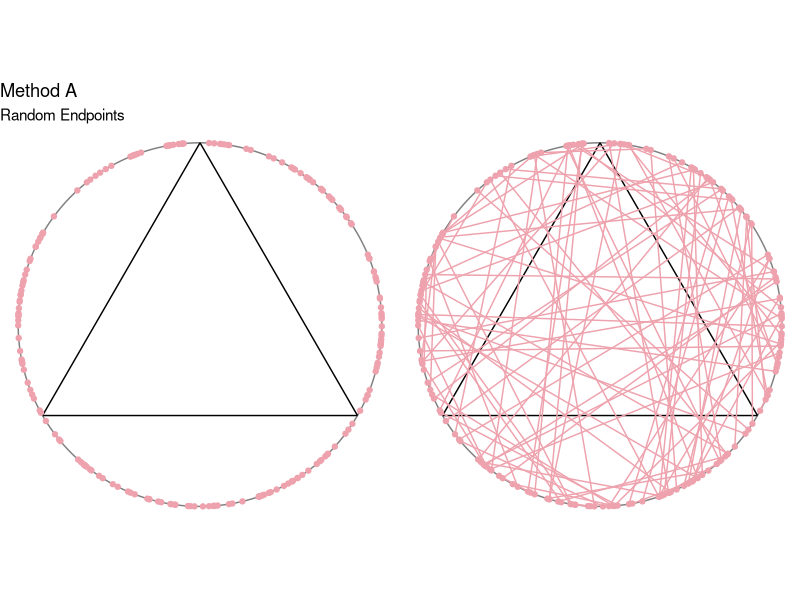
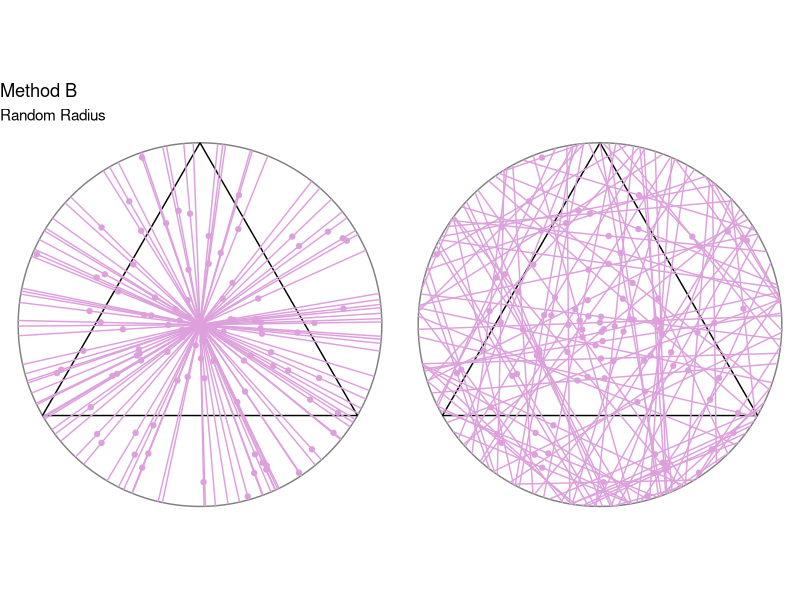
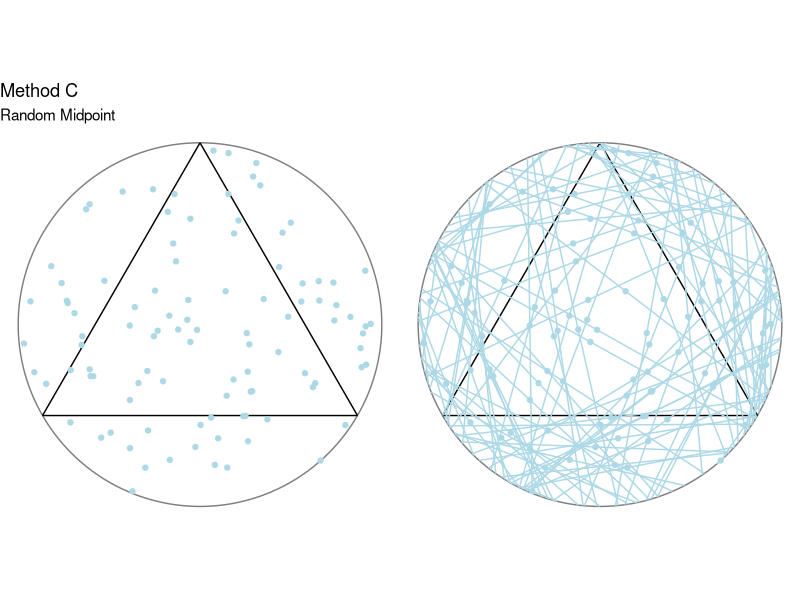
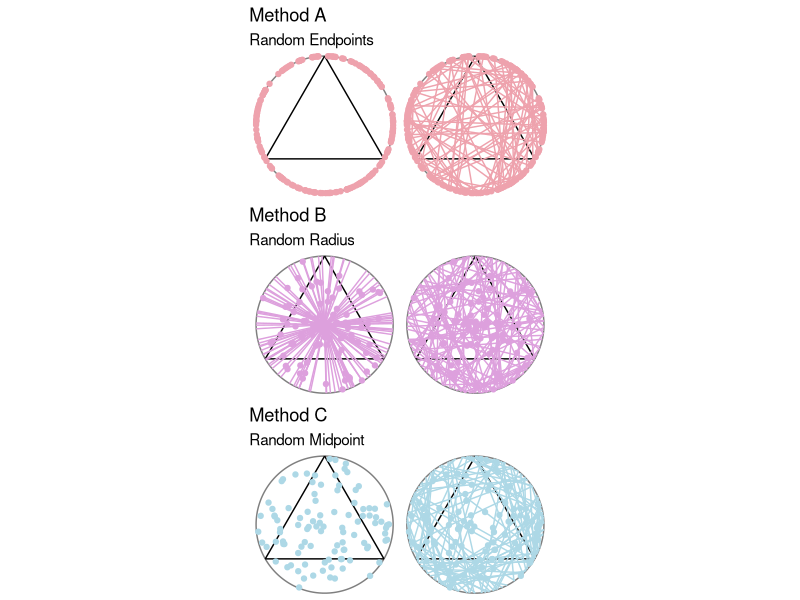

The R source for these figures, in order:
## Group y+2x

library(tidyverse)
library(ggforce)
library(patchwork)
theme_set(theme_void())

# Coordinates of equilateral triangle
eqtri_df <- tibble(
  x    = c(0, sqrt(3) / 2, -sqrt(3) / 2),
  y    = c(1, -0.5, -0.5),
  xend = c(sqrt(3) / 2, -sqrt(3) / 2, 0),
  yend = c(-0.5, -0.5, 1)
)

# Coordinates of random chord
x0 = 0
y0 = 0
r  = 1
n  = 100

# Length of side of triangle
l = r*sqrt(3)


# Method A ---------------------------------------------------------------------

angle_ep1 = 2*pi*runif(n) # random uniform angle of endpoint 1
angle_ep2 = 2*pi*runif(n) # random uniform angle of endpoint 1

# Endpoint coordinates
x1 = x0 + r*cos(angle_ep1)
y1 = y0 + r*sin(angle_ep1)

x2 = x0 + r*cos(angle_ep2)
y2 = y0 + r*sin(angle_ep2)


MethodA_df <- tibble(
  x     = x1,
  y     = y1,
  xend  = x2,
  yend  = y2,
  chord = sqrt((xend - x)^2 + (yend - y)^2 )
)

# Plot
p1a <- ggplot() +
  ggforce::geom_circle(aes(x0 = 0, y0 = 0, r = 1), col = "gray50") +
  geom_segment(data = eqtri_df, aes(x = x, y = y, xend = xend, yend = yend)) + 
  geom_point(data = MethodA_df, aes(x = x1, y = y1), col = "lightpink2") +
  geom_point(data = MethodA_df, aes(x = x2, y = y2), col = "lightpink2") +
  coord_equal() +
  labs(title = "Method A", subtitle = paste("Random Endpoints"))

p1b <- ggplot() +
  ggforce::geom_circle(aes(x0 = 0, y0 = 0, r = 1), col = "gray50") +
  geom_segment(data = eqtri_df, aes(x = x, y = y, xend = xend, yend = yend)) + 
  geom_point(data = MethodA_df, aes(x = x1, y = y1), col = "lightpink2") +
  geom_point(data = MethodA_df, aes(x = x2, y = y2), col = "lightpink2") +
  geom_segment(data = MethodA_df, aes(x = x, y = y, xend = xend, yend = yend), col = "lightpink2") +
  coord_equal()

p1a + p1b + plot_layout(nrow = 1)

# Probability of chord length longer than side of triangle
MethodA_count <- count(MethodA_df, chord > l)
MethodA_prob = MethodA_count[2,2] / n


# Method B ---------------------------------------------------------------------

angle_rd = 2*pi*runif(n) # random uniform angle of radius
u        = r*runif(n) # random uniform location of point on radius
v        = sqrt(r^2 - u^2) # half of chord length

# Endpoint coordinates
x3 = u*cos(angle_rd) + v*sin(angle_rd)
y3 = u*sin(angle_rd) - v*cos(angle_rd)

x4 = u*cos(angle_rd) - v*sin(angle_rd)
y4 = u*sin(angle_rd) + v*cos(angle_rd)

# Point on radius
rx = (x3 + x4) / 2
ry = (y3 + y4) / 2

# Radius endpoint coordinates
rxend = r*cos(angle_rd)
ryend = r*sin(angle_rd)

MethodB_df <- tibble(
  rx    = rx,
  ry    = ry,
  x     = x3,
  y     = y3,
  xend  = x4,
  yend  = y4,
  x0    = 0,
  y0    = 0,
  rxend = rxend,
  ryend = ryend,
  chord = sqrt((xend - x)^2 + (yend - y)^2 )
)

# Plot
p2a <- ggplot() +
  ggforce::geom_circle(aes(x0 = 0, y0 = 0, r = 1), col = "gray50") +
  geom_segment(data = eqtri_df, aes(x = x, y = y, xend = xend, yend = yend)) +
  geom_segment(data = MethodB_df, aes(x = x0, y = y0, xend = rxend, yend = ryend), col = "plum") +
  geom_point(data = MethodB_df, aes(x = rx, y = ry), col = "plum") +
  coord_equal() +
  labs(title = "Method B", subtitle = paste("Random Radius"))

p2b <- ggplot() +
  ggforce::geom_circle(aes(x0 = 0, y0 = 0, r = 1), col = "gray50") +
  geom_segment(data = eqtri_df, aes(x = x, y = y, xend = xend, yend = yend)) +
  geom_point(data = MethodB_df, aes(x = rx, y = ry), col = "plum") +
  geom_segment(data = MethodB_df, aes(x = x, y = y, xend = xend, yend = yend), col = "plum") +
  coord_equal()

p2a + p2b + plot_layout(nrow = 1)

# Probability of chord length longer than side of triangle
MethodB_count <- count(MethodB_df, chord > l)
MethodB_prob = MethodB_count[2,2] / n


# Method C ---------------------------------------------------------------------

angle_mdpt = 2*pi*runif(n) # random uniform angle of midpoint
a          = r*sqrt(runif(n)) # random location of midpoint
d          = sqrt(r^2 - a^2) # half of chord length

# Endpoint coordinates
x5 = x0 + a*cos(angle_mdpt) + d*sin(angle_mdpt)
y5 = x0 + a*sin(angle_mdpt) - d*cos(angle_mdpt)

x6 = x0 + a*cos(angle_mdpt) - d*sin(angle_mdpt)
y6 = x0 + a*sin(angle_mdpt) + d*cos(angle_mdpt)

# Midpoint of segments
mdptx = (x5 + x6) / 2
mdpty = (y5 + y6) / 2

MethodC_df <- tibble(
  mdptx = mdptx,
  mdpty = mdpty,
  x     = x5,
  y     = y5,
  xend  = x6,
  yend  = y6,
  chord = sqrt((xend - x)^2 + (yend - y)^2 )
)

# Plot
p3a <- ggplot() +
  ggforce::geom_circle(aes(x0 = 0, y0 = 0, r = 1), col = "gray50") +
  geom_segment(data = eqtri_df, aes(x = x, y = y, xend = xend, yend = yend)) +
  geom_point(data = MethodC_df, aes(x = mdptx, y = mdpty), col = "lightblue") +
  coord_equal() +
  labs(title = "Method C", subtitle = paste("Random Midpoint"))

p3b <- ggplot() +
  ggforce::geom_circle(aes(x0 = 0, y0 = 0, r = 1), col = "gray50") +
  geom_segment(data = eqtri_df, aes(x = x, y = y, xend = xend, yend = yend)) +
  geom_point(data = MethodC_df, aes(x = mdptx, y = mdpty), col = "lightblue") +
  geom_segment(data = MethodC_df, aes(x = x, y = y, xend = xend, yend = yend), col = "lightblue") +
  coord_equal()

p3a + p3b + plot_layout(nrow = 1)

# Probability of chord length longer than side of triangle
MethodC_count <- count(MethodC_df, chord > l)
MethodC_prob = MethodC_count[2,2] / n


# Results ----------------------------------------------------------------------

p1a + p1b + p2a + p2b + p3a + p3b + plot_layout(nrow = 3)

all_prob <- tibble(
  MethodA = MethodA_prob,
  MethodB = MethodB_prob,
  MethodC = MethodC_prob
)

print(all_prob)
